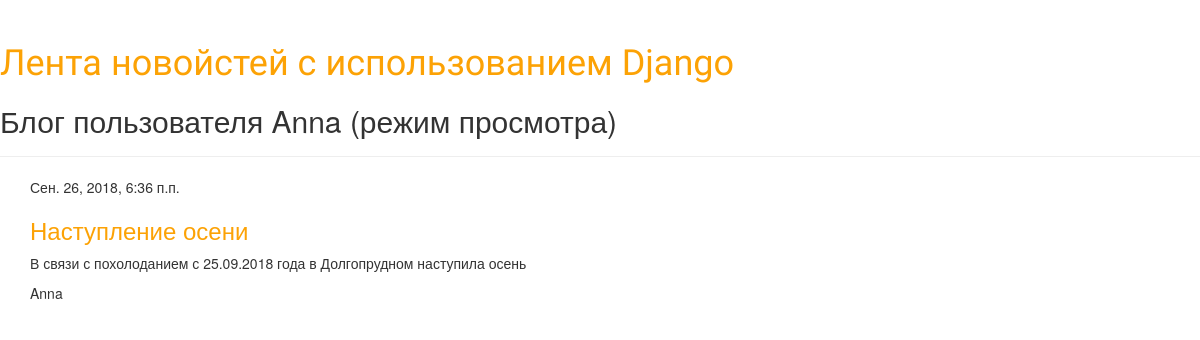
The app's page /blog_look/4/, older data.
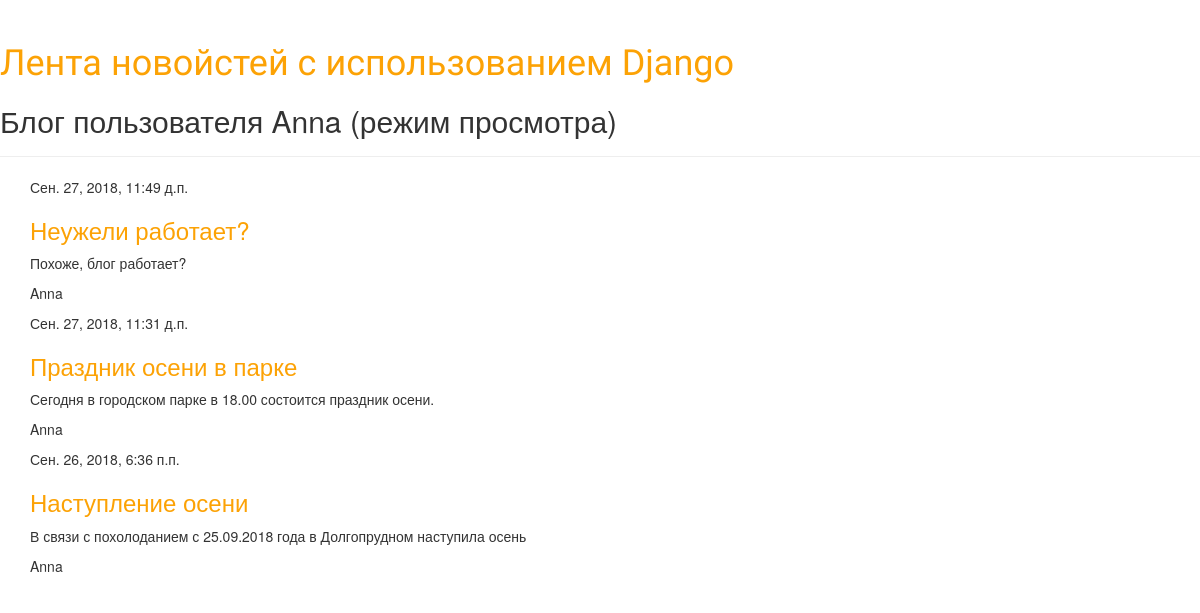
The same page, newer data.
### polls/models.py (models this page shows, shortened)
class Post(models.Model):
    title = models.CharField(max_length=50)
    date = models.DateTimeField(auto_now_add=True)
    published_date = models.DateTimeField(blank=True, null=True)
    text = models.TextField()
    author = models.ForeignKey('auth.User', on_delete=models.CASCADE)
    article_status = models.IntegerField(default=0)      # отметка о прочтении = 1

### polls/views.py (the view)
# urls.py: url(r'^blog_look/(?P<pk>\d+)/$', views.blog_look, name='blog_look'),
def blog_look(request, pk):
    user = auth.get_user(request)
    post = get_object_or_404(Post, pk=pk)
    author = post.author
    posts = Post.objects.filter(author=author).order_by('-published_date')
    context = {'posts': posts, 'user':author}
    if user == author:
        return render(request, 'blog.html', context)
    else:
        return render(request, 'blog_look.html', context)

### login_auth/templates/blog_look.html (shortened to what this page needs)
{% load static %}
<!DOCTYPE html>
<html lang="ru">
<head>
    <link rel="stylesheet" href="//maxcdn.bootstrapcdn.com/bootstrap/3.2.0/css/bootstrap.min.css">
    <link rel="stylesheet" href="//maxcdn.bootstrapcdn.com/bootstrap/3.2.0/css/bootstrap-theme.min.css">
    <link rel="stylesheet" href="{% static 'css/polls.css' %}">
</head>
<body>
    <div class="page-header">
        <h1><a href="/">Лента новойстей с использованием Django</a></h1>
        <h2>Блог пользователя {{user}} (режим просмотра) </h2>
    </div>
    <div class="content container">
        <div class="row">
            <div class="col-md-8">
            {% block content %}
                {% for post in posts %}
                    <div class="post">
                        <div class="date">
                            {{ post.published_date }}
                        </div>
                        <h3><a href="{% url 'post_detail' pk=post.pk %}">{{ post.title }}</a></h3>
                        <p>{{ post.text|linebreaksbr }}
                        <p>{{ post.author|linebreaksbr }}</p>
                    </div>
                {% endfor %}
            {% endblock %}
            </div>
        </div>
    </div>
    </body>
</html>

Row changes from the older to the newer data that the page shows:
added Post: published_date "Сен. 27, 2018, 11:49 д.п.", title "Неужели работает?", text "Похоже, блог работает?", author "Anna"
added Post: published_date "Сен. 27, 2018, 11:31 д.п.", title "Праздник осени в парке", text "Сегодня в городском парке в 18.00 состоится праздник осени.", author "Anna"
